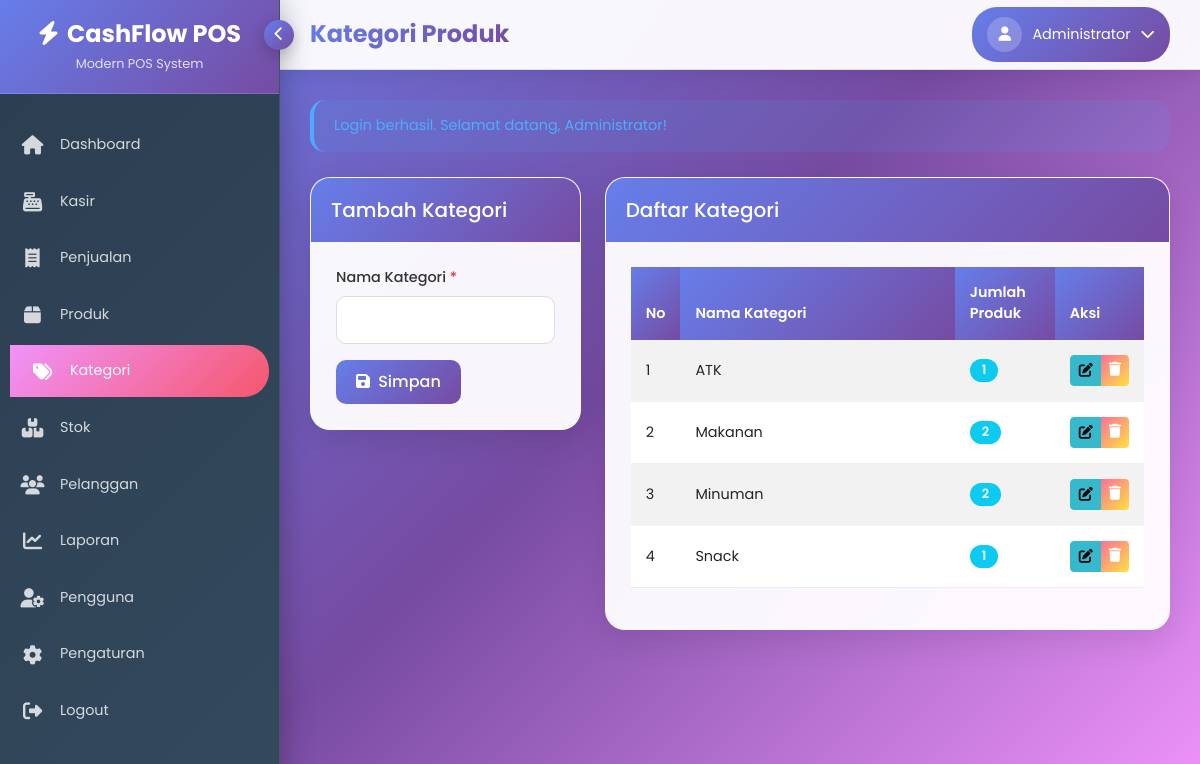
The app's page /kategori/index.php (signed in) with its own data.
### tables this page shows
CREATE TABLE IF NOT EXISTS pengaturan (
    id INT AUTO_INCREMENT PRIMARY KEY,
    nama_toko VARCHAR(100) NOT NULL,
    alamat TEXT,
    no_telp VARCHAR(15),
    email VARCHAR(100),
    logo VARCHAR(255),
    footer_struk TEXT,
    pajak DECIMAL(5,2) DEFAULT 0,
    updated_at TIMESTAMP DEFAULT CURRENT_TIMESTAMP ON UPDATE CURRENT_TIMESTAMP
);

CREATE TABLE IF NOT EXISTS users (
    id INT AUTO_INCREMENT PRIMARY KEY,
    username VARCHAR(50) NOT NULL UNIQUE,
    password VARCHAR(255) NOT NULL,
    nama_lengkap VARCHAR(100) NOT NULL,
    role ENUM('admin', 'kasir') NOT NULL,
    email VARCHAR(100),
    no_telp VARCHAR(15),
    foto VARCHAR(255) DEFAULT 'default.jpg',
    status TINYINT(1) DEFAULT 1,
    created_at TIMESTAMP DEFAULT CURRENT_TIMESTAMP,
    updated_at TIMESTAMP DEFAULT CURRENT_TIMESTAMP ON UPDATE CURRENT_TIMESTAMP
);

CREATE TABLE IF NOT EXISTS kategori (
    id INT AUTO_INCREMENT PRIMARY KEY,
    nama_kategori VARCHAR(100) NOT NULL,
    deskripsi TEXT,
    created_at TIMESTAMP DEFAULT CURRENT_TIMESTAMP,
    updated_at TIMESTAMP DEFAULT CURRENT_TIMESTAMP ON UPDATE CURRENT_TIMESTAMP
);

### helpers/functions.php (called while the page is built, shortened)
<?php
function base_url($path = '') {
    return BASE_URL . $path;
}
function asset_url($path = '') {
    return base_url('assets/' . $path);
}

### config/database.php (called while the page is built, shortened)
<?php
try {
    $conn = new mysqli(DB_HOST, DB_USER, DB_PASS, DB_NAME);
    $conn->set_charset("utf8");
} catch (Exception $e) {
    die("Error: " . $e->getMessage());
}
function query($sql) {
    global $conn;
    $result = $conn->query($sql);
    if (strpos(strtoupper($sql), 'SELECT') === 0) {
        $data = [];
        while ($row = $result->fetch_assoc()) {
            $data[] = $row;
        }
        return $data;
    }
    return true;
}
function get_row($sql) {
    global $conn;
    $result = $conn->query($sql);
    return $result->fetch_assoc();
}

### config/config.php (called while the page is built, shortened)
<?php
require_once ROOT_PATH . 'config/database.php';
require_once ROOT_PATH . 'helpers/functions.php';
function is_admin() {
    return isset($_SESSION['user_role']) && $_SESSION['user_role'] === 'admin';
}
function get_flash_message() {
    if (isset($_SESSION['flash_message'])) {
        $flash = $_SESSION['flash_message'];
        return $flash;
    }
    return null;
}
function get_settings() {
    static $settings = null;
    if ($settings === null) {
        $result = get_row("SELECT * FROM pengaturan WHERE id = 1");
        $settings = $result ?: [];
    }
    return $settings;
}

### kategori/index.php (the view, shortened to what this page needs)
<?php
require_once '../config/config.php';
$active_menu = 'kategori';
$page_title = 'Kategori Produk';
$category = [];
$categories = query("SELECT k.*, COUNT(p.id) as jumlah_produk
                    FROM kategori k
                    LEFT JOIN produk p ON k.id = p.id_kategori
                    GROUP BY k.id
                    ORDER BY k.nama_kategori ASC");
include '../includes/header.php';
?>
<div class="row">
    <div class="col-lg-4">
        <div class="card mb-4">
            <div class="card-header">
                <h5 class="mb-0"><?= !empty($category) ? 'Edit Kategori' : 'Tambah Kategori' ?></h5>
            </div>
            <div class="card-body">
                <form action="" method="post">
                    <div class="mb-3">
                        <label for="nama_kategori" class="form-label">Nama Kategori <span class="text-danger">*</span></label>
                        <input type="text" class="form-control" id="nama_kategori" name="nama_kategori" value="<?= !empty($category) ? htmlspecialchars($category['nama_kategori']) : '' ?>" required>
                    </div>
                    <div class="d-flex">
                        <button type="submit" class="btn btn-primary me-2">
                            <i class="fas fa-save me-1"></i> Simpan
                        </button>
                    </div>
                </form>
            </div>
        </div>
    </div>
    <div class="col-lg-8">
        <div class="card mb-4">
            <div class="card-header">
                <h5 class="mb-0">Daftar Kategori</h5>
            </div>
            <div class="card-body">
                <div class="table-responsive">
                    <table class="table table-striped table-hover align-middle">
                        <thead>
                            <tr>
                                <th width="5%">No</th>
                                <th width="60%">Nama Kategori</th>
                                <th width="20%">Jumlah Produk</th>
                                <th width="15%">Aksi</th>
                            </tr>
                        </thead>
                        <tbody>
                            <?php if (empty($categories)): ?>
                            <tr>
                                <td colspan="4" class="text-center py-4">Tidak ada data kategori</td>
                            </tr>
                            <?php else: ?>
                                <?php $no = 1; foreach ($categories as $cat): ?>
                                <tr>
                                    <td><?= $no++ ?></td>
                                    <td><?= $cat['nama_kategori'] ?></td>
                                    <td>
                                        <span class="badge bg-info"><?= $cat['jumlah_produk'] ?></span>
                                    </td>
                                    <td>
                                        <div class="btn-group btn-group-sm">
                                            <a href="<?= base_url('kategori/index.php?action=edit&id=' . $cat['id']) ?>" class="btn btn-info" title="Edit">
                                                <i class="fas fa-edit"></i>
                                            </a>
                                            <a href="<?= base_url('kategori/index.php?action=delete&id=' . $cat['id']) ?>" class="btn btn-danger btn-delete" title="Hapus" data-confirm="Yakin ingin menghapus kategori ini?">
                                                <i class="fas fa-trash"></i>
                                            </a>
                                        </div>
                                    </td>
                                </tr>
                                <?php endforeach; ?>
                            <?php endif; ?>
                        </tbody>
                    </table>
                </div>
            </div>
        </div>
    </div>
</div>
<?php
include '../includes/footer.php';
?>

### includes/header.php (shortened to what this page needs)
<?php
$user_id = $_SESSION['user_id'];
$user = get_row("SELECT * FROM users WHERE id = '$user_id'");
$settings = get_settings();
$flash_message = get_flash_message();
?>
<!DOCTYPE html>
<html lang="id">
<head>
    <link href="https://cdn.jsdelivr.net/npm/bootstrap@5.3.0/dist/css/bootstrap.min.css" rel="stylesheet">
    <link href="https://cdnjs.cloudflare.com/ajax/libs/font-awesome/6.4.0/css/all.min.css" rel="stylesheet">
    <link href="https://cdn.datatables.net/1.13.4/css/dataTables.bootstrap5.min.css" rel="stylesheet">
    <link href="https://cdn.jsdelivr.net/npm/select2@4.1.0-rc.0/dist/css/select2.min.css" rel="stylesheet">
    <link href="https://cdn.jsdelivr.net/npm/select2-bootstrap-5-theme@1.3.0/dist/select2-bootstrap-5-theme.min.css" rel="stylesheet">
    <link href="<?= asset_url('css/style.css') ?>" rel="stylesheet">
</head>
<body>
    <div class="sidebar" id="sidebar">
        <button class="sidebar-toggle" onclick="toggleSidebar()">
            <i class="fas fa-chevron-left" id="toggleIcon"></i>
        </button>
        <div class="sidebar-header">
            <h3><i class="fas fa-bolt me-2"></i><?= $settings['nama_toko'] ?? 'CashFlow' ?></h3>
            <div class="subtitle">Modern POS System</div>
        </div>
        <ul class="sidebar-menu">
            <li>
                <a href="<?= base_url('dashboard.php') ?>" class="<?= $active_menu === 'dashboard' ? 'active' : '' ?>">
                    <i class="fas fa-home"></i>
                    <span class="menu-text">Dashboard</span>
                </a>
            </li>
            <li>
                <a href="<?= base_url('transaksi/index.php') ?>" class="<?= $active_menu === 'transaksi' ? 'active' : '' ?>">
                    <i class="fas fa-cash-register"></i>
                    <span class="menu-text">Kasir</span>
                </a>
            </li>
            <li>
                <a href="<?= base_url('penjualan/index.php') ?>" class="<?= $active_menu === 'penjualan' ? 'active' : '' ?>">
                    <i class="fas fa-receipt"></i>
                    <span class="menu-text">Penjualan</span>
                </a>
            </li>
            <li>
                <a href="<?= base_url('produk/index.php') ?>" class="<?= $active_menu === 'produk' ? 'active' : '' ?>">
                    <i class="fas fa-box"></i>
                    <span class="menu-text">Produk</span>
                </a>
            </li>
            <li>
                <a href="<?= base_url('kategori/index.php') ?>" class="<?= $active_menu === 'kategori' ? 'active' : '' ?>">
                    <i class="fas fa-tags"></i>
                    <span class="menu-text">Kategori</span>
                </a>
            </li>
            <li>
                <a href="<?= base_url('stok/index.php') ?>" class="<?= $active_menu === 'stok' ? 'active' : '' ?>">
                    <i class="fas fa-boxes"></i>
                    <span class="menu-text">Stok</span>
                </a>
            </li>
            <li>
                <a href="<?= base_url('pelanggan/index.php') ?>" class="<?= $active_menu === 'pelanggan' ? 'active' : '' ?>">
                    <i class="fas fa-users"></i>
                    <span class="menu-text">Pelanggan</span>
                </a>
            </li>
            <li>
                <a href="<?= base_url('laporan/index.php') ?>" class="<?= $active_menu === 'laporan' ? 'active' : '' ?>">
                    <i class="fas fa-chart-line"></i>
                    <span class="menu-text">Laporan</span>
                </a>
            </li>
            <?php if (is_admin()): ?>
            <li>
                <a href="<?= base_url('users/index.php') ?>" class="<?= $active_menu === 'users' ? 'active' : '' ?>">
                    <i class="fas fa-user-cog"></i>
                    <span class="menu-text">Pengguna</span>
                </a>
            </li>
            <li>
                <a href="<?= base_url('pengaturan/index.php') ?>" class="<?= $active_menu === 'pengaturan' ? 'active' : '' ?>">
                    <i class="fas fa-cog"></i>
                    <span class="menu-text">Pengaturan</span>
                </a>
            </li>
            <?php endif; ?>
            <li>
                <a href="<?= base_url('auth/logout.php') ?>" onclick="return confirm('Apakah Anda yakin ingin logout?')">
                    <i class="fas fa-sign-out-alt"></i>
                    <span class="menu-text">Logout</span>
                </a>
            </li>
        </ul>
    </div>
    <div class="main-content" id="mainContent">
        <div class="topbar">
            <div class="topbar-left">
                <h4><?= $page_title ?? 'Dashboard' ?></h4>
            </div>
            <div class="topbar-right">
                <div class="profile-dropdown">
                    <button class="profile-btn" onclick="window.location.href='<?= base_url('profile.php') ?>'">
                        <div class="profile-avatar">
                            <?php if (!empty($user['foto']) && $user['foto'] !== 'default.jpg'): ?>
                            <img src="<?= upload_url('users/' . $user['foto']) ?>" alt="<?= $user['nama_lengkap'] ?>" class="img-fluid" style="width: 35px; height: 35px; border-radius: 50%; object-fit: cover;">
                            <?php else: ?>
                            <i class="fas fa-user"></i>
                            <?php endif; ?>
                        </div>
                        <span><?= $user['nama_lengkap'] ?></span>
                        <i class="fas fa-chevron-down"></i>
                    </button>
                </div>
            </div>
        </div>
        <div class="dashboard-content">
            <?php if ($flash_message): ?>
            <div class="alert alert-<?= $flash_message['type'] ?>">
                <?= $flash_message['message'] ?>
            </div>
            <?php endif; ?>

### includes/footer.php (shortened to what this page needs)
</div>
    </div>
</body>
</html>

### assets/css/style.css (style rules this page uses)
:root { --primary-color: #4e73df; --secondary-color: #858796; --success-color: #1cc88a; --info-color: #36b9cc; --warning-color: #f6c23e; --danger-color: #e74a3b; --light-color: #f8f9fc; --dark-color: #5a5c69; --sidebar-width: 250px; --sidebar-collapsed-width: 80px; --topbar-height: 70px; --transition-speed: 0.3s; }
body { font-family: 'Nunito', -apple-system, BlinkMacSystemFont, "Segoe UI", Roboto, "Helvetica Neue", Arial, sans-serif; font-size: 0.9rem; background-color: #f8f9fc; color: #5a5c69; overflow-x: hidden; }
.sidebar { width: var(--sidebar-width); background: linear-gradient(180deg, var(--primary-color) 10%, #224abe 100%); color: #fff; position: fixed; top: 0; left: 0; height: 100vh; z-index: 999; transition: all var(--transition-speed) ease; box-shadow: 0 0.15rem 1.75rem 0 rgba(58, 59, 69, 0.15); }
.main-content { width: calc(100% - var(--sidebar-width)); margin-left: var(--sidebar-width); min-height: 100vh; transition: all var(--transition-speed) ease; position: relative; }
.topbar { height: var(--topbar-height); background-color: #fff; box-shadow: 0 0.15rem 1.75rem 0 rgba(58, 59, 69, 0.15); display: flex; align-items: center; justify-content: space-between; padding: 0 1.5rem; position: sticky; top: 0; z-index: 99; }
.card { border: none; border-radius: 0.35rem; box-shadow: 0 0.15rem 1.75rem 0 rgba(58, 59, 69, 0.1); margin-bottom: 1.5rem; }
.card-header { background-color: #f8f9fc; border-bottom: 1px solid #e3e6f0; padding: 0.75rem 1.25rem; }
.card-body { padding: 1.25rem; }
.form-control { border: 1px solid #d1d3e2; border-radius: 0.35rem; color: #6e707e; }
.btn-primary { background-color: var(--primary-color); border-color: var(--primary-color); }
.btn-info { background-color: var(--info-color); border-color: var(--info-color); }
.btn-danger { background-color: var(--danger-color); border-color: var(--danger-color); }
.alert { border-radius: 0.35rem; border: 1px solid transparent; }
.alert-success { background-color: #edfcf5; border-color: #d1f5e0; color: #0f6848; }
.badge { font-weight: 600; padding: 0.35em 0.65em; border-radius: 0.35rem; }

### records on screen
pengaturan: nama_toko "CashFlow POS"
users: nama_lengkap "Administrator"
kategori: nama_kategori "ATK", jumlah_produk "1"
kategori: nama_kategori "Makanan", jumlah_produk "2"
kategori: nama_kategori "Minuman", jumlah_produk "2"
kategori: nama_kategori "Snack", jumlah_produk "1"

### other values on screen
$page_title "Kategori Produk"
$flash_message['message'] "Login berhasil. Selamat datang, Administrator!"
